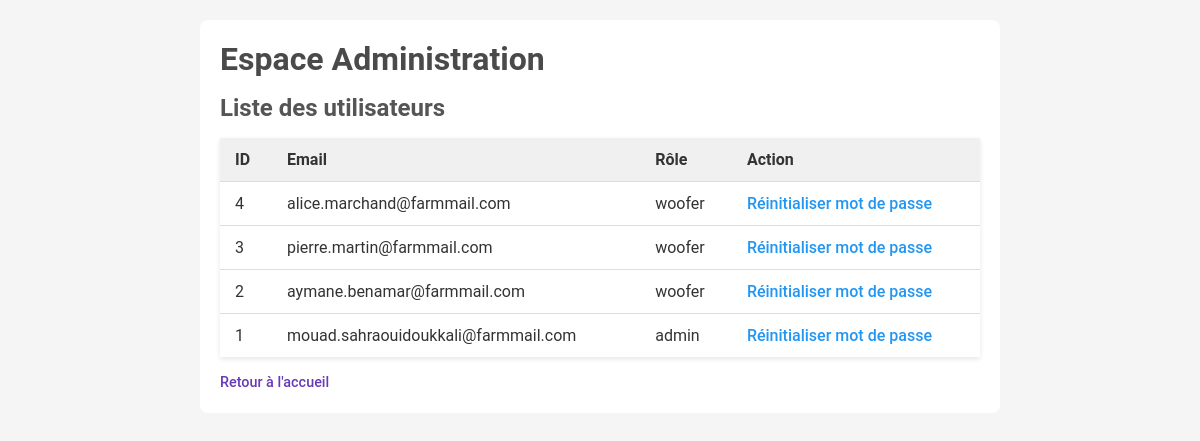
The page /pages/admin_dashboard.php (signed in) on the database its author committed.
### tables this page shows
CREATE TABLE users (
    id INT AUTO_INCREMENT PRIMARY KEY,
    email VARCHAR(255) NOT NULL UNIQUE,
    password_hash VARCHAR(255) NOT NULL,
    role ENUM('admin', 'woofer') NOT NULL DEFAULT 'woofer',
    created_at DATETIME DEFAULT CURRENT_TIMESTAMP
);

### src/pages/admin_dashboard.php (the view, shortened to what this page needs)
<?php
try {
    $pdo = new PDO('mysql:host=localhost;dbname=eco_farm;charset=utf8', 'root', '', [
        PDO::ATTR_ERRMODE => PDO::ERRMODE_EXCEPTION
    ]);
} catch (Exception $e) {
    die('Erreur : ' . $e->getMessage());
}
$stmt = $pdo->query("
    SELECT id, email, role
    FROM users
    ORDER BY id DESC
");
$users = $stmt->fetchAll(PDO::FETCH_ASSOC);
?>
<!DOCTYPE html>
<html lang="fr">
<head>
  <link rel="stylesheet" href="../css/admin.css">
</head>
<body>
<div class="admin-container">
  <h1>Espace Administration</h1>
  <h2>Liste des utilisateurs</h2>
  <table>
    <tr>
      <th>ID</th>
      <th>Email</th>
      <th>Rôle</th>
      <th>Action</th>
    </tr>
    <?php foreach ($users as $user): ?>
      <tr>
        <td><?= htmlspecialchars($user['id']) ?></td>
        <td><?= htmlspecialchars($user['email']) ?></td>
        <td><?= htmlspecialchars($user['role']) ?></td>
        <td>
          <a href="reset_admin.php?user_id=<?= $user['id'] ?>" class="action-link">
            Réinitialiser mot de passe
          </a>
        </td>
      </tr>
    <?php endforeach; ?>
  </table>
  <p class="return-link">
    <a href="../index.php">Retour à l'accueil</a>
  </p>
</div>
</body>
</html>

### src/css/admin.css (style rules this page uses)
* { margin: 0; padding: 0; box-sizing: border-box; }
body { font-family: "Roboto", sans-serif; background: #f5f5f5; color: #333; padding: 20px; }
h1 { margin-bottom: 1rem; font-size: 2rem; color: #4a4a4a; }
h2 { margin-bottom: 0.5rem; color: #555; }
a { color: #673ab7; text-decoration: none; font-weight: 500; }
table { width: 100%; border-collapse: collapse; margin-top: 1rem; background: #fff; box-shadow: 0 2px 5px rgba(0,0,0,0.1); }
th, td { padding: 12px 15px; border-bottom: 1px solid #ddd; text-align: left; }
th { background: #f0f0f0; font-weight: 600; color: #333; }
table tr:last-child td { border-bottom: none; }
.action-link { color: #2196f3; font-weight: 500; }
p { margin-top: 1rem; line-height: 1.4; }
.return-link { margin-top: 1rem; font-size: 0.9rem; }
.admin-container { max-width: 800px; margin: 0 auto; background: #fff; padding: 20px; border-radius: 8px; }

### rows shown on the page
users: id "4", email "alice.marchand@farmmail.com", role "woofer"
users: id "3", email "pierre.martin@farmmail.com", role "woofer"
users: id "2", email "aymane.benamar@farmmail.com", role "woofer"
users: id "1", email "mouad.sahraouidoukkali@farmmail.com", role "admin"
